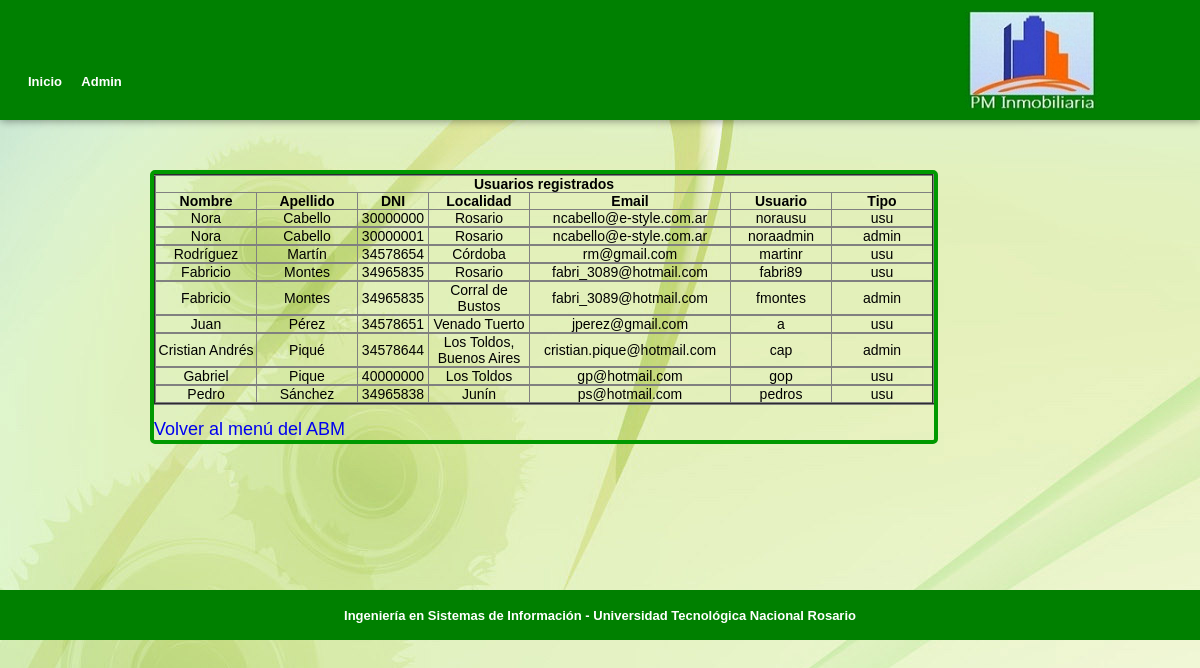
Page /Consulta.php on the committed database.
### tables this page shows
CREATE TABLE `usuarios` (
  `nombre` varchar(15) NOT NULL,
  `apellido` varchar(15) NOT NULL,
  `dni` int(8) NOT NULL,
  `provincia` varchar(25) NOT NULL,
  `localidad` varchar(25) NOT NULL,
  `email` varchar(35) NOT NULL,
  `usuario` varchar(15) NOT NULL,
  `contraseña` varchar(15) NOT NULL,
  `tipo` varchar(10) NOT NULL,
  PRIMARY KEY (`usuario`)
);

### Consulta.php (the view, shortened to what this page needs)
<!DOCTYPE html PUBLIC "-//W3C//DTD XHTML 1.0 Transitional//EN" "http://www.w3.org/TR/xhtml1/DTD/xhtml1-transitional.dtd">
<html xmlns="http://www.w3.org/1999/xhtml">
<head>
<link rel="stylesheet" type="text/css" href="header.css"/>
<link rel="stylesheet" type="text/css" href="posicionamientoPrincipal.css"/>
<link rel="stylesheet" type="text/css" href="estiloPrincipal.css"/>
<link rel="stylesheet" type="text/css" href="base.css"/>
<link rel="stylesheet" type="text/css" href="elementos.css"/>
<link rel="stylesheet" type="text/css" href="footer.css"/>
<link rel="stylesheet" type="text/css" href="body.css"/>
<link rel="stylesheet" type="text/css" href="botones.css"/>
<link rel="stylesheet" type="text/css" href="menuAdmin.css"/>
</head>
<body>
<div id="header">
          <div id="cont_header_h">
            <div id="menu_header_h">
			<a href="principalAdministrador.php" target="_self" >Inicio</a>
			<a href="MenuAdmin.php" target="_self" >Admin</a>
			</div>
		  </div>
		   <a href="principalAdministrador.php"><img class="logo" src="imagen/logo.jpg" alt="Imagen Logo" title="Imagen Logo" /></a>
</div>
<div id="contenido" class="formConsulta">
<div id="formConsulta">
<?php
include("conexion.inc");
$vSql = "SELECT * FROM usuarios ORDER BY apellido, nombre";
$vResultado = mysql_query($vSql, $link);
?>
<table border="2" id="tableConsulta">
 <thead>
  	<tr>
		<th colspan="7">Usuarios registrados</th>
	</tr>
  </thead>
  <tbody>
<tr>
<td width="100" align="center"><b>Nombre</b></td>
<td width="100" align="center"><b>Apellido</b></td>
<td width="70" align="center"><b>DNI</b></td>
<td width="100" align="center"><b>Localidad</b></td>
<td width="200" align="center"><b>Email</b></td>
<td width="100" align="center"><b>Usuario</b></td>
<td width="100" align="center"><b>Tipo</b></td>
</tr>
<?php
while ($fila = mysql_fetch_array($vResultado))
{
?>
<tr>
            <td width="100" align="center"><?php echo ($fila['nombre']); ?></td>
			<td width="100" align="center"><?php echo ($fila['apellido']); ?></td>
            <td width="70" align="center"><?php echo ($fila['dni']); ?></td>
			<td width="100" align="center"><?php echo ($fila['localidad']); ?></td>
            <td width="200" align="center"><?php echo ($fila['email']); ?></td>
			<td width="100" align="center"><?php echo ($fila['usuario']); ?></td>
			<td width="100" align="center"><?php echo ($fila['tipo']); ?></td>
</tr>
<tr>
              <td colspan="7">
<?php
}
?>
              </td>
</tr>
</tbody>
</table>
<p>&nbsp;</p>
<p class="parrafo2"><a href="MenuAdmin.php">Volver al men&uacute; del ABM</a></p>
</div>
</div>
<div id="footer"><div id="footerhijo">Ingeniería en Sistemas de Información - Universidad Tecnológica Nacional Rosario</div></div>
</body>
</html>

### header.css (style rules this page uses)
a, a img { border:none; text-decoration:none; outline:none; }
* { margin:0; padding:0; }
#header { float:left; border-color:#009900; }
#cont_header_h { float:left; width:850px; height:110px; margin-left:20px; overflow:hidden; position:relative; }
.logo { position:absolute; top:10px; right:100px; float:left; width:135px; height:100px; }
#menu_header_h { float:left; position:absolute; bottom: 10px; right:100px; width:750px; }
#menu_header_h a { display:inline-block; height:33px; font:bold 13px Arial, Helvetica, sans-serif; color:#FFFFFF; margin-top:37px; text-align:center; padding: 5px 8px 0 8px; line-height: 30px; }

### posicionamientoPrincipal.css (style rules this page uses)
body { background-image:url(imagen/Fondo.jpg); }
#contenido { margin-left:100px; clear:left; }
.parrafo2 { left:570px; font-family:Arial, Helvetica, sans-serif; font-size:18px; color:#000000; }
#formConsulta { margin-top:50px; margin-left:50px; margin-bottom:50px; float:left; border-radius: 5px; border: 4px solid #009900; }
#tableConsulta { font-family:Arial, Helvetica, sans-serif; font-size:14px; border-collapse: collapse; }
.formModi, .formBaja,.formConsulta { height:470px; }

### base.css (style rules this page uses)
a, a img { border:none; outline:none; text-decoration:none; }
* { margin:0; padding:0; }
body { background-color:#F4F4F4; font-family:Arial, Helvetica, sans-serif; font-size:12px; font-style:normal; font-variant:normal; font-weight:normal; line-height:normal; margin:0; }
#header { -webkit-box-shadow:rgba(0, 0, 0, 0.4) 1px 1px 8px; background-image:url(imagen/fondoheader.jpg); box-shadow:rgba(0, 0, 0, 0.4) 1px 1px 8px; height:120px; overflow:hidden; position:relative; width:100%; z-index:10; }
#footer { background-color:#008000; background-position:50% 100%; overflow:hidden; width:100%; height:50px; text-align:center; display: table; font:bold 13px Arial, Helvetica, sans-serif; }
#footerhijo { display: table-cell; vertical-align: middle; color:#FFFFFF; }

### footer.css (style rules this page uses)
* { margin:0; padding:0; }

### body.css (style rules this page uses)
a, a img { border:none; text-decoration:none; outline:none; }
* { margin:0; padding:0; }

### rows in the picture
usuarios: nombre "Nora", apellido "Cabello", dni "30000000", localidad "Rosario", email "ncabello@e-style.com.ar", usuario "norausu", tipo "usu"
usuarios: nombre "Nora", apellido "Cabello", dni "30000001", localidad "Rosario", email "ncabello@e-style.com.ar", usuario "noraadmin", tipo "admin"
usuarios: nombre "Rodríguez", apellido "Martín", dni "34578654", localidad "Córdoba", email "rm@gmail.com", usuario "martinr", tipo "usu"
usuarios: nombre "Fabricio", apellido "Montes", dni "34965835", localidad "Rosario", email "fabri_3089@hotmail.com", usuario "fabri89", tipo "usu"
usuarios: nombre "Fabricio", apellido "Montes", dni "34965835", localidad "Corral de Bustos", email "fabri_3089@hotmail.com", usuario "fmontes", tipo "admin"
usuarios: nombre "Juan", apellido "Pérez", dni "34578651", localidad "Venado Tuerto", email "jperez@gmail.com", usuario "a", tipo "usu"
usuarios: nombre "Cristian Andrés", apellido "Piqué", dni "34578644", localidad "Los Toldos, Buenos Aires", email "cristian.pique@hotmail.com", usuario "cap", tipo "admin"
usuarios: nombre "Gabriel", apellido "Pique", dni "40000000", localidad "Los Toldos", email "gp@hotmail.com", usuario "gop", tipo "usu"
usuarios: nombre "Pedro", apellido "Sánchez", dni "34965838", localidad "Junín", email "ps@hotmail.com", usuario "pedros", tipo "usu"
